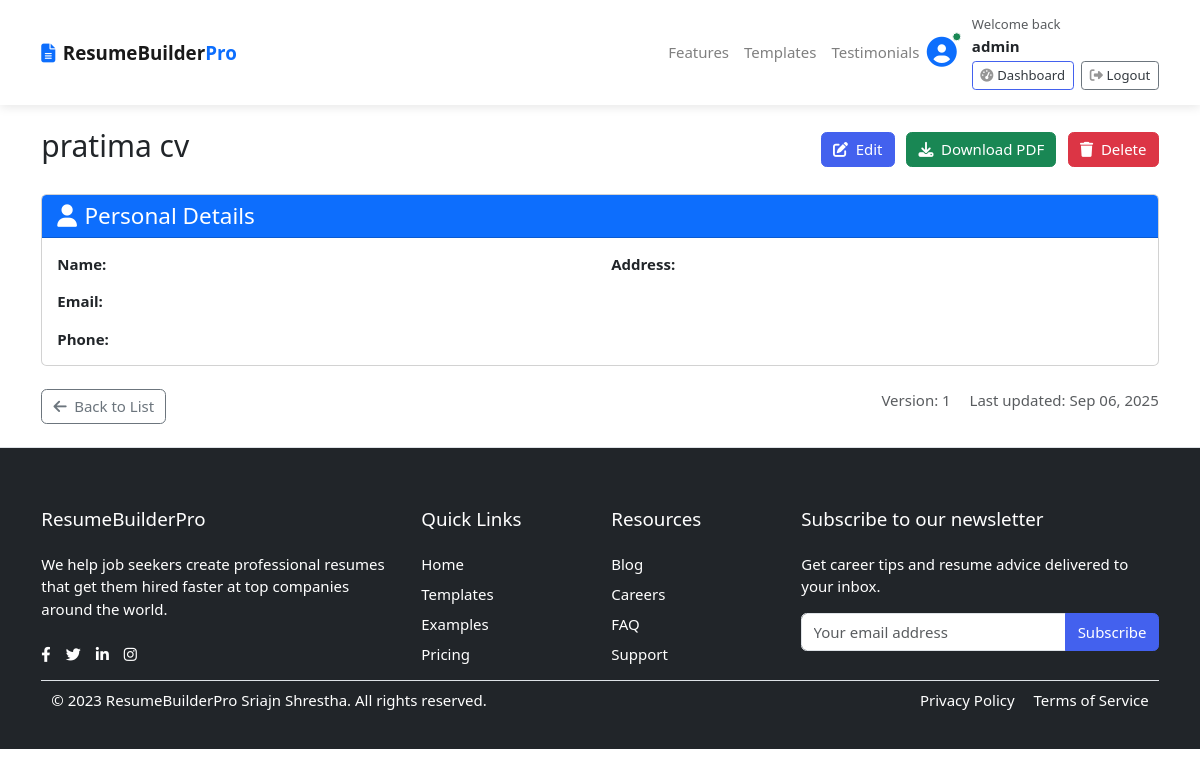
Page /resumes/11/ (signed in) on the committed database.
### accounts/models.py (models this page shows, shortened)
class Account(AbstractBaseUser, PermissionsMixin):
    first_name = models.CharField(max_length=50)
    last_name = models.CharField(max_length=50)
    username = models.CharField(max_length=50, unique=True)
    email = models.EmailField(max_length=50, unique=True)
    phone_number =  models.CharField(max_length=50)
    date_joined = models.DateTimeField(auto_now_add=True)
    last_login = models.DateTimeField(auto_now=True)
    is_admin = models.BooleanField(default=False)
    is_staff = models.BooleanField(default=False)
    is_active = models.BooleanField(default=False)
    is_superadmin = models.BooleanField(default=False)
    is_superuser = models.BooleanField(default=False)
    USERNAME_FIELD = 'email'
    REQUIRED_FIELDS = ['username', 'first_name', 'last_name']
    objects = MyAccountManager()

### resumes/models.py (models this page shows, shortened)
class Resume(models.Model):
    user = models.ForeignKey(settings.AUTH_USER_MODEL, on_delete=models.CASCADE)  # Change this line
    title = models.CharField(max_length=200)
    created_at = models.DateTimeField(auto_now_add=True)
    updated_at = models.DateTimeField(auto_now=True)
    is_default = models.BooleanField(default=False)
    version = models.PositiveIntegerField(default=1)
    previous_version = models.ForeignKey('self', on_delete=models.SET_NULL, null=True, blank=True)

### resumes/views.py (the view)
# urls.py: path('<int:resume_id>/', views.resume_detail, name='resume_detail'),
@login_required
def resume_detail(request, resume_id):
    resume = get_object_or_404(Resume, id=resume_id, user=request.user)
    return render(request, 'resumes/resume_detail.html', {'resume': resume})

### templates/resumes/resume_detail.html (shortened to what this page needs)
{% extends 'base.html' %}
{% block content %}
<div class="container py-4">
    <div class="row">
        <div class="col-12">
            <div class="d-flex justify-content-between align-items-center mb-4">
                <h2>{{ resume.title }}</h2>
                <div>
                    <a href="{% url 'resumes:resume_edit' resume.id %}" class="btn btn-primary me-2">
                        <i class="fas fa-edit me-1"></i> Edit
                    </a>
                    <a href="{% url 'resumes:resume_pdf' resume.id %}" class="btn btn-success me-2">
                        <i class="fas fa-download me-1"></i> Download PDF
                    </a>
                    <a href="{% url 'resumes:resume_delete' resume.id %}" class="btn btn-danger">
                        <i class="fas fa-trash me-1"></i> Delete
                    </a>
                </div>
            </div>
            <div class="card mb-4">
                <div class="card-header bg-primary text-white">
                    <h4 class="mb-0"><i class="fas fa-user me-2"></i>Personal Details</h4>
                </div>
                <div class="card-body">
                    <div class="row">
                        <div class="col-md-6">
                            <p><strong>Name:</strong> {{ resume.personal_details.full_name }}</p>
                            <p><strong>Email:</strong> {{ resume.personal_details.email }}</p>
                            <p><strong>Phone:</strong> {{ resume.personal_details.phone }}</p>
                        </div>
                        <div class="col-md-6">
                            <p><strong>Address:</strong> {{ resume.personal_details.address }}</p>
                        </div>
                    </div>
                </div>
            </div>
            <div class="d-flex justify-content-between mt-4">
                <a href="{% url 'resumes:resume_list' %}" class="btn btn-outline-secondary">
                    <i class="fas fa-arrow-left me-2"></i>Back to List
                </a>
                <div>
                    <span class="text-muted me-3">Version: {{ resume.version }}</span>
                    <span class="text-muted">Last updated: {{ resume.updated_at|date:"M d, Y" }}</span>
                </div>
            </div>
        </div>
    </div>
</div>
{% endblock %}

### templates/includes/navbar.html (shortened to what this page needs)
{% load static%}
<!DOCTYPE html>
<html lang="en">
<head>
    <link href="https://cdn.jsdelivr.net/npm/bootstrap@5.3.0/dist/css/bootstrap.min.css" rel="stylesheet">
    <link rel="stylesheet" href="https://cdnjs.cloudflare.com/ajax/libs/font-awesome/6.4.0/css/all.min.css">
</head>
<body>
    <nav class="navbar navbar-expand-lg navbar-light bg-white py-3 sticky-top">
        <div class="container">
            <a class="navbar-brand fw-bold" href="{% url 'home' %}">
                <i class="fas fa-file-alt me-2 text-primary"></i>ResumeBuilder<span class="text-primary">Pro</span>
            </a>
            <div class="collapse navbar-collapse" id="navbarNav">
                <ul class="navbar-nav ms-auto">
                    <li class="nav-item">
                        <a class="nav-link" href="#features">Features</a>
                    </li>
                    <li class="nav-item">
                        <a class="nav-link" href="#templates">Templates</a>
                    </li>
                    <li class="nav-item">
                        <a class="nav-link" href="#testimonials">Testimonials</a>
                    </li>
                </ul>
				{% if user.id is None %}
					<div class="widget-header">
    					<div class="d-flex align-items-center">
        					<div class="me-3">
            					<i class="fas fa-user-circle fa-2x text-muted"></i>
        					</div>
        					<div>
            					<small class="d-block text-muted">Welcome guest!</small>
            					<div class="btn-group btn-group-sm mt-1">
                					<a href="{% url 'login' %}" class="btn btn-outline-primary">Sign In</a>
                					<a href="{% url 'register' %}" class="btn btn-primary">Sign Up</a>
            					</div>
        					</div>
    					</div>
					</div>
				{% else %}
					<div class="widget-header">
    					<div class="d-flex align-items-center">
        					<div class="me-3 position-relative">
            					<i class="fas fa-user-circle fa-2x text-primary"></i>
            					<span class="position-absolute top-0 start-100 translate-middle p-1 bg-success border border-light rounded-circle">
            					</span>
        					</div>
        					<div>
            					<small class="d-block text-muted">Welcome back</small>
            					<strong class="d-block">{{ user.first_name }}</strong>
            					<div class="mt-1">
                					<a href="{% url 'resumes:resume_create' %}" class="btn btn-sm btn-outline-primary me-1">
                    					<i class="fas fa-tachometer-alt me-1"></i>Dashboard
                					</a>
                					<a href="{% url 'logout' %}" class="btn btn-sm btn-outline-secondary">
                    					<i class="fas fa-sign-out-alt me-1"></i>Logout
                					</a>
            					</div>
        					</div>
    					</div>
					</div>
				{% endif %}
            </div>
        </div>
    </nav>
</body>

### resume/static/css/ui.css (style rules this page uses)
html { font-family: "Inter", sans-serif; font-size: 15px; }
.bg-white { background-color: #fff; }
p:last-child { margin-bottom: 0; }
.widget-header { display: inline-block; vertical-align: middle; position: relative; }
.widget-header a { color: #343a40; }
.widget-header i { color: #969696; }

### resume/static/css/responsive.css (style rules this page uses)
:root { --primary: #4361ee; --secondary: #3a0ca3; --accent: #f72585; --light: #f8f9fa; --dark: #212529; --success: #4cc9f0; }
body { font-family: 'Segoe UI', Tahoma, Geneva, Verdana, sans-serif; color: var(--dark); overflow-x: hidden; }
.navbar { box-shadow: 0 2px 10px rgba(0,0,0,0.1); }
.btn-primary { background-color: var(--primary); border-color: var(--primary); }
.btn-outline-primary { color: var(--primary); border-color: var(--primary); }

### templates/includes/navbar.html (style rules this page uses)
:root { --primary: #4361ee; --secondary: #3a0ca3; --accent: #f72585; --light: #f8f9fa; --dark: #212529; --success: #4cc9f0; }
body { font-family: 'Segoe UI', Tahoma, Geneva, Verdana, sans-serif; color: var(--dark); overflow-x: hidden; }
.navbar { box-shadow: 0 2px 10px rgba(0,0,0,0.1); }
.btn-primary { background-color: var(--primary); border-color: var(--primary); }
.btn-outline-primary { color: var(--primary); border-color: var(--primary); }

### rows in the picture
Account: first_name "admin"
Resume: title "pratima cv", version "1", updated_at "Sep 06, 2025"
